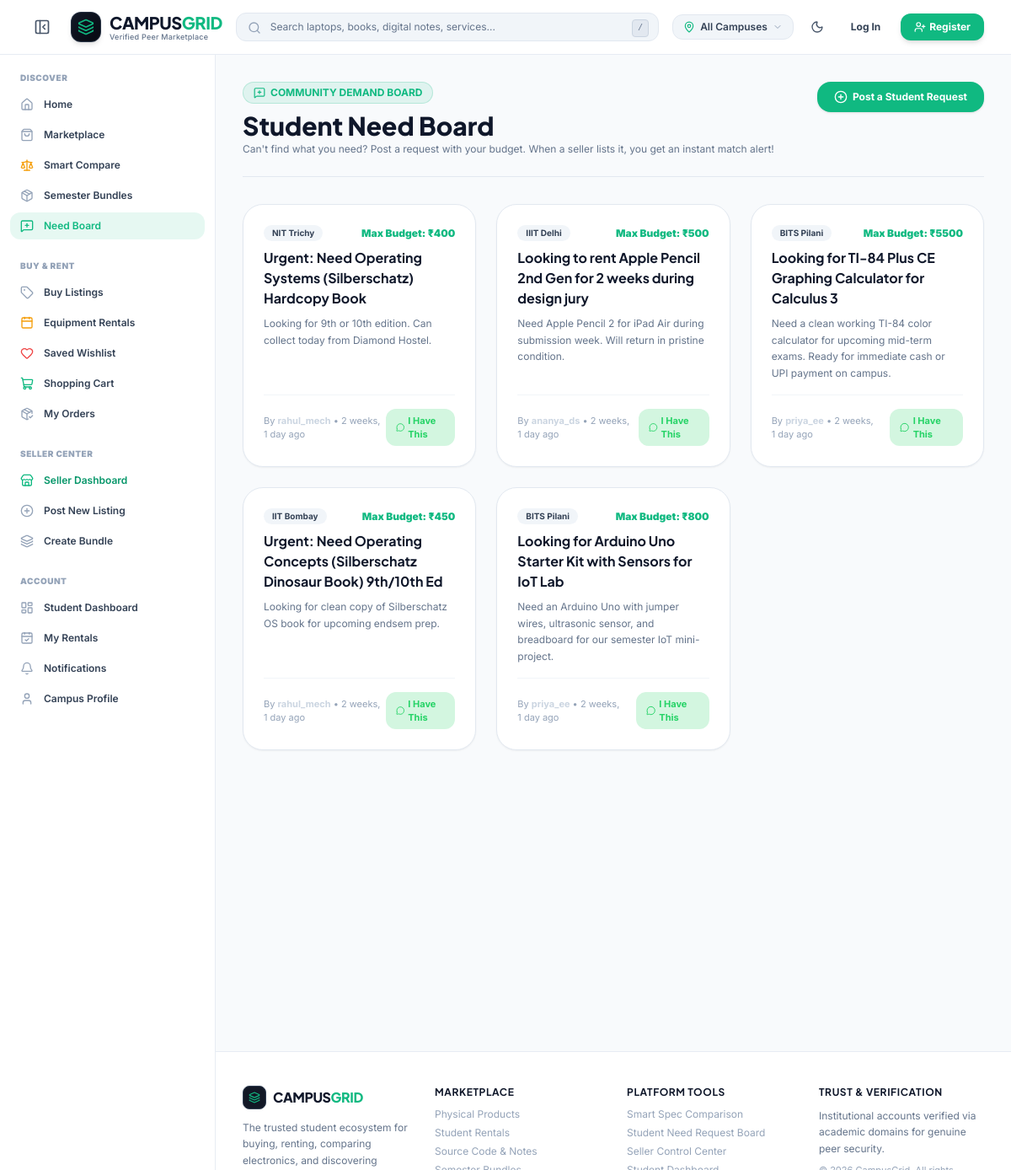
Screenshot of /requests/ with the database file from the repository.
### marketplace/models.py (models this page shows, shortened)
class StudentRequest(models.Model):
    STATUS_CHOICES = [
        ('OPEN', 'Open Request'),
        ('MATCHED', 'Potential Seller Found'),
        ('CLOSED', 'Closed / Fulfilled'),
    ]
    CONTACT_PREFERENCES = [
        ('WHATSAPP', 'WhatsApp Direct Message'),
        ('IN_APP', 'CampusGrid In-App / Email'),
    ]
    requester = models.ForeignKey(User, on_delete=models.CASCADE, related_name='student_requests')
    title = models.CharField(max_length=255, help_text="e.g. Need 5th Sem DBMS textbook under ₹400")
    description = models.TextField()
    category = models.ForeignKey(Category, on_delete=models.SET_NULL, null=True, blank=True)
    max_budget = models.DecimalField(max_digits=10, decimal_places=2, help_text="Maximum budget in INR (₹)")
    campus = models.CharField(max_length=200, default='Main Campus')
    contact_preference = models.CharField(max_length=20, choices=CONTACT_PREFERENCES, default='WHATSAPP')
    status = models.CharField(max_length=20, choices=STATUS_CHOICES, default='OPEN')
    created_at = models.DateTimeField(auto_now_add=True)
    class Meta:
        ordering = ['-created_at']

### marketplace/views.py (the view)
# urls.py: path('requests/', views.student_requests_list, name='student_requests_list'),
def student_requests_list(request):
    requests_qs = StudentRequest.objects.all().select_related('requester', 'requester__profile', 'category')
    campus = request.GET.get('campus')
    if campus and campus != 'All Campuses':
        requests_qs = requests_qs.filter(campus=campus)
    context = {
        'requests': requests_qs,
        'form': StudentRequestForm(),
    }
    return render(request, 'marketplace/requests.html', context)

### marketplace/forms.py
class StudentRequestForm(forms.ModelForm):
    class Meta:
        model = StudentRequest
        fields = ['title', 'category', 'max_budget', 'campus', 'contact_preference', 'description']
        widgets = {
            'title': forms.TextInput(attrs={'placeholder': 'e.g. Need 5th Sem DBMS textbook by Korth'}),
            'description': forms.Textarea(attrs={'rows': 3, 'placeholder': 'Mention author, edition, or urgent deadline...'}),
            'max_budget': forms.NumberInput(attrs={'placeholder': '₹ Maximum budget'}),
        }

### marketplace/models.py (called while the page is built)
    def get_whatsapp_number_clean(self):
        if not self.whatsapp_number:
            return ""
        return "".join(c for c in self.whatsapp_number if c.isdigit())

    def __str__(self):
        return self.name

### marketplace/templates/marketplace/requests.html (shortened to what this page needs)
{% extends "base.html" %}
{% load static %}
{% block content %}
<div class="max-w-7xl mx-auto px-4 sm:px-6 lg:px-8 py-8 space-y-8" x-data="{ reqModal: false }">
    <div class="flex flex-col sm:flex-row sm:items-center justify-between gap-4 pb-6 border-b border-slate-200 dark:border-slate-800">
        <div>
            <div class="inline-flex items-center space-x-1.5 px-3 py-1 rounded-full bg-emerald-500/10 text-emerald-500 text-xs font-bold border border-emerald-500/20 mb-2">
                <i data-lucide="message-square-plus" class="w-3.5 h-3.5"></i>
                <span>COMMUNITY DEMAND BOARD</span>
            </div>
            <h1 class="font-heading text-2xl sm:text-3xl font-extrabold text-slate-900 dark:text-white">Student Need Board</h1>
            <p class="text-xs text-slate-500 dark:text-slate-400 mt-0.5">Can't find what you need? Post a request with your budget. When a seller lists it, you get an instant match alert!</p>
        </div>
        <button @click="reqModal = true" class="px-5 py-2.5 bg-emerald-500 hover:bg-emerald-600 text-white font-bold text-xs rounded-2xl shadow transition flex items-center space-x-1.5 self-start">
            <i data-lucide="plus-circle" class="w-4 h-4"></i>
            <span>Post a Student Request</span>
        </button>
    </div>
    <div class="grid grid-cols-1 sm:grid-cols-2 lg:grid-cols-3 gap-6">
        {% for req in requests %}
            <div class="bg-white dark:bg-navy-800 rounded-3xl p-6 border border-slate-200 dark:border-slate-700 shadow-sm flex flex-col justify-between space-y-4 hover:border-emerald-500 transition">
                <div class="space-y-2">
                    <div class="flex items-center justify-between">
                        <span class="px-2.5 py-0.5 rounded-full text-[10px] font-bold bg-slate-100 dark:bg-navy-900 text-slate-700 dark:text-slate-300">
                            {{ req.campus }}
                        </span>
                        <span class="text-xs font-black text-emerald-500">Max Budget: ₹{{ req.max_budget|floatformat:0 }}</span>
                    </div>
                    <h3 class="font-heading font-bold text-base text-slate-900 dark:text-white mt-2">{{ req.title }}</h3>
                    <p class="text-xs text-slate-500 dark:text-slate-400 leading-relaxed">{{ req.description }}</p>
                </div>
                <div class="pt-4 border-t border-slate-100 dark:border-slate-700/60 flex items-center justify-between text-xs">
                    <div class="text-slate-400 text-[11px]">
                        By <strong class="text-slate-300">{{ req.requester.username }}</strong> • {{ req.created_at|timesince }} ago
                    </div>
                    {% if req.requester.profile.whatsapp_number %}
                        <a href="https://wa.me/{{ req.requester.profile.get_whatsapp_number_clean }}?text=Hi%20{{ req.requester.username }},%20I%20saw%20your%20request%20for%20'{{ req.title|urlencode }}'%20on%20CampusGrid.%20I%20have%20this%20item%20available!" target="_blank" rel="noopener noreferrer"
                           class="px-3 py-1.5 bg-[#25D366]/20 hover:bg-[#25D366]/30 text-[#25D366] font-bold text-[11px] rounded-xl flex items-center space-x-1">
                            <i data-lucide="message-circle" class="w-3.5 h-3.5"></i>
                            <span>I Have This</span>
                        </a>
                    {% endif %}
                </div>
            </div>
        {% empty %}
            <div class="col-span-full py-16 text-center text-slate-400 text-xs">
                No active student requests right now. Be the first to post what you need!
            </div>
        {% endfor %}
    </div>
</div>
{% endblock %}

### marketplace/templates/base.html (style rules this page uses)
:root { --cg-bg: #F8FAFC; --cg-surface: #FFFFFF; --cg-surface-raised: #F1F5F9; --cg-border: #E2E8F0; --cg-text: #0F172A; --cg-text-muted: #64748B; --cg-accent: #10B981; }
body { background-color: var(--cg-bg); color: var(--cg-text); transition: background-color 0.25s ease, color 0.25s ease; }

### rows the page displays
StudentRequest: campus "NIT Trichy", max_budget "400", title "Urgent: Need Operating Systems (Silberschatz) Hardcopy Book", description "Looking for 9th or 10th edition. Can collect today from Diamond Hostel.", requester.username "rahul_mech", created_at "2 weeks, 1 day"
StudentRequest: campus "IIIT Delhi", max_budget "500", title "Looking to rent Apple Pencil 2nd Gen for 2 weeks during design jury", description "Need Apple Pencil 2 for iPad Air during submission week. Will return in pristine condition.", requester.username "ananya_ds", created_at "2 weeks, 1 day"
StudentRequest: campus "BITS Pilani", max_budget "5500", title "Looking for TI-84 Plus CE Graphing Calculator for Calculus 3", description "Need a clean working TI-84 color calculator for upcoming mid-term exams. Ready for immediate cash or UPI payment on campus.", requester.username "priya_ee", created_at "2 weeks, 1 day"
StudentRequest: campus "IIT Bombay", max_budget "450", title "Urgent: Need Operating Concepts (Silberschatz Dinosaur Book) 9th/10th Ed", description "Looking for clean copy of Silberschatz OS book for upcoming endsem prep.", requester.username "rahul_mech", created_at "2 weeks, 1 day"
StudentRequest: campus "BITS Pilani", max_budget "800", title "Looking for Arduino Uno Starter Kit with Sensors for IoT Lab", description "Need an Arduino Uno with jumper wires, ultrasonic sensor, and breadboard for our semester IoT mini-project.", requester.username "priya_ee", created_at "2 weeks, 1 day"

### other values shown
{{ selected_campus }} "All Campuses"
